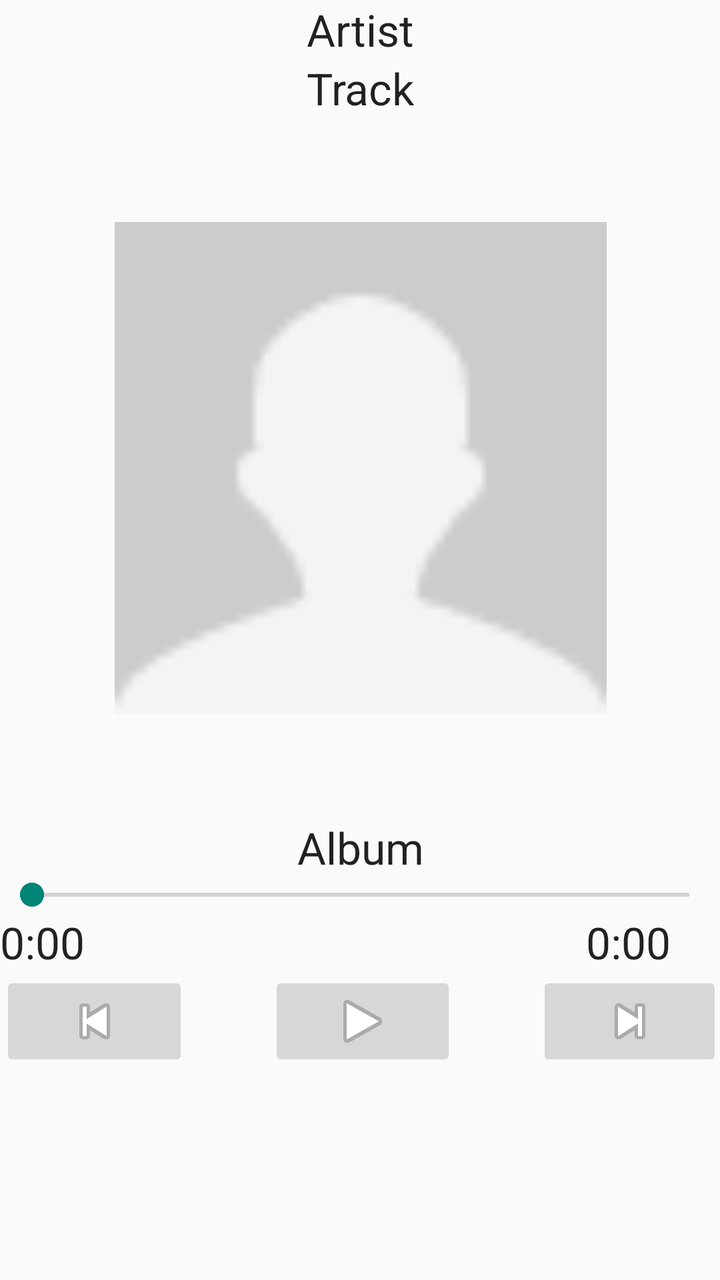
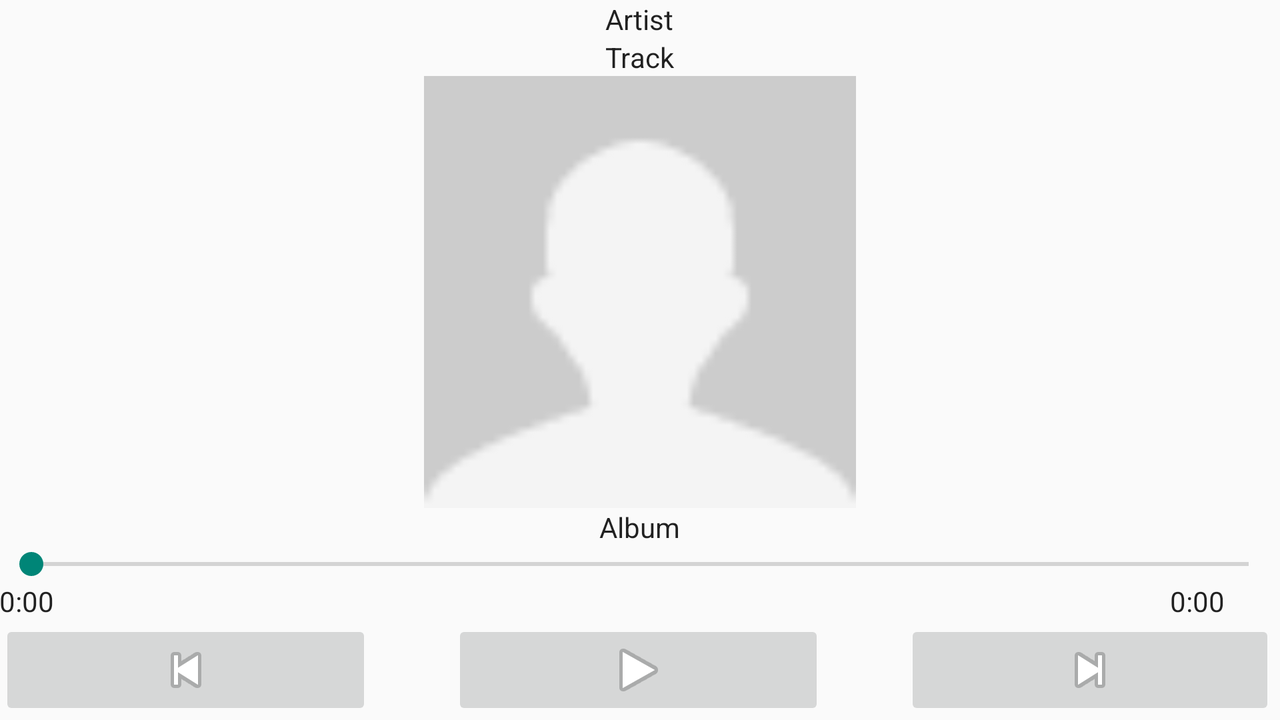

The same Android screen from two of the app's own layout files: first res/layout/ as a phone draws it, then the repository's variant for another configuration, drawn on a device whose configuration selects that folder. Both files follow.
<!-- AndroidManifest.xml: application theme AppTheme -->
<!-- res/layout/activity_player.xml -->
<FrameLayout xmlns:android="http://schemas.android.com/apk/res/android"
    xmlns:tools="http://schemas.android.com/tools" android:layout_width="match_parent"
    android:layout_height="match_parent" android:paddingLeft="@dimen/activity_horizontal_margin"
    android:paddingRight="@dimen/activity_horizontal_margin"
    android:paddingTop="@dimen/activity_vertical_margin"
    android:paddingBottom="@dimen/activity_vertical_margin"
    tools:context="com.example.work.spotifystreamerstage1.PlayerActivity">

    <LinearLayout
        android:orientation="vertical"
        android:layout_width="fill_parent"
        android:layout_height="fill_parent"
        android:layout_row="0"
        android:layout_column="0"
        android:weightSum="1"
        android:id="@+id/linearLayout"
        android:minHeight="275dp"
        android:minWidth="275dp"
        android:measureWithLargestChild="false"
        android:layout_alignParentStart="true"
        android:layout_alignParentEnd="true">

        <TextView
            android:layout_width="wrap_content"
            android:layout_height="wrap_content"
            android:textAppearance="?android:attr/textAppearanceLarge"
            android:text="Artist"
            android:id="@+id/textViewPlayerArtist"
            android:layout_gravity="center_horizontal" />

        <TextView
            android:layout_width="wrap_content"
            android:layout_height="wrap_content"
            android:textAppearance="?android:attr/textAppearanceLarge"
            android:text="Track"
            android:id="@+id/textViewPlayerTrack"
            android:layout_gravity="center_horizontal" />

        <ImageView
            android:layout_width="wrap_content"
            android:layout_height="wrap_content"
            android:id="@+id/imageViewPlayerArt"
            android:src="@drawable/ghost"
            android:layout_gravity="center"
            android:scaleType="fitCenter"
            android:maxHeight="246dp"
            android:maxWidth="246dp"
            android:minHeight="246dp"
            android:minWidth="246dp"
            android:nestedScrollingEnabled="false"
            android:layout_weight="0.5" />

        <TextView
            android:layout_width="wrap_content"
            android:layout_height="wrap_content"
            android:textAppearance="?android:attr/textAppearanceLarge"
            android:text="Album"
            android:id="@+id/textViewPlayerAlbum"
            android:layout_gravity="center_horizontal" />

        <SeekBar
            android:layout_width="fill_parent"
            android:layout_height="wrap_content"
            android:id="@+id/seekBarPlayer" />

        <LinearLayout
            android:orientation="horizontal"
            android:layout_width="fill_parent"
            android:layout_height="wrap_content">

            <TextView
                android:layout_width="wrap_content"
                android:layout_height="wrap_content"
                android:textAppearance="?android:attr/textAppearanceLarge"
                android:text="0:00"
                android:id="@+id/textViewTrackStart"
                android:layout_alignParentLeft="true"
                android:layout_alignParentStart="true"
                android:layout_above="@+id/linearLayout2"
                android:layout_gravity="left"
                android:layout_weight="10" />

            <TextView
                android:layout_width="wrap_content"
                android:layout_height="wrap_content"
                android:textAppearance="?android:attr/textAppearanceLarge"
                android:text="0:00"
                android:id="@+id/textViewTrackEnd"
                android:layout_below="@+id/linearLayout"
                android:layout_alignRight="@+id/linearLayout"
                android:layout_alignEnd="@+id/linearLayout"
                android:gravity="top"
                android:layout_weight="1" />

        </LinearLayout>

        <LinearLayout
            android:orientation="horizontal"
            android:layout_width="fill_parent"
            android:layout_height="50dp"
            android:layout_row="1"
            android:layout_column="0"
            android:layout_alignParentRight="true"
            android:layout_alignParentEnd="true"
            android:weightSum="1"
            android:gravity="bottom"
            android:layout_above="@+id/textViewTrackEnd"
            android:id="@+id/linearLayout2">

            <ImageButton
                android:layout_width="106dp"
                android:layout_height="wrap_content"
                android:id="@+id/imageButtonTrackPrev"
                android:layout_gravity="center_vertical"
                android:src="@android:drawable/ic_media_previous"
                android:onClick="onClick"
                android:scaleType="center"
                android:maxHeight="32dp"
                android:maxWidth="32dp"
                android:longClickable="false"
                android:layout_weight="0.33" />

            <ImageButton
                android:layout_width="106dp"
                android:layout_height="wrap_content"
                android:id="@+id/imageButtonTrackPlay"
                android:layout_gravity="center_vertical"
                android:layout_marginLeft="40dp"
                android:src="@android:drawable/ic_media_play"
                android:onClick="onClick"
                android:scaleType="center"
                android:layout_weight="0.33" />

            <ImageButton
                android:layout_width="105dp"
                android:layout_height="wrap_content"
                android:id="@+id/imageButtonTrackNext"
                android:layout_gravity="center_vertical"
                android:layout_marginLeft="40dp"
                android:src="@android:drawable/ic_media_next"
                android:onClick="onClick"
                android:scaleType="center"
                android:layout_weight="0.33" />
        </LinearLayout>

    </LinearLayout>

</FrameLayout>
<!-- resources referenced by this layout -->
<resources>
  <!-- drawable ghost: png bitmap (drawable, 328 bytes) -->
  <style name="AppTheme" parent="Theme.AppCompat.Light.DarkActionBar">
          
      </style>
</resources>
<!-- res/layout-land/activity_player.xml (the repository's variant of the layout above) -->
<!-- drawn on the phone turned sideways -->
<RelativeLayout xmlns:android="http://schemas.android.com/apk/res/android"
    xmlns:tools="http://schemas.android.com/tools" android:layout_width="match_parent"
    android:layout_height="match_parent" android:paddingLeft="@dimen/activity_horizontal_margin"
    android:paddingRight="@dimen/activity_horizontal_margin"
    android:paddingTop="@dimen/activity_vertical_margin"
    android:paddingBottom="@dimen/activity_vertical_margin"
    tools:context="com.example.work.spotifystreamerstage1.PlayerActivity">

    <LinearLayout
        android:orientation="vertical"
        android:layout_width="wrap_content"
        android:layout_height="wrap_content"
        android:layout_row="0"
        android:layout_column="0"
        android:weightSum="1"
        android:id="@+id/linearLayout"
        android:minHeight="275dp"
        android:minWidth="275dp"
        android:measureWithLargestChild="false"
        android:layout_alignParentLeft="true"
        android:layout_alignParentStart="true"
        android:layout_alignParentRight="true"
        android:layout_alignParentEnd="true"
        android:layout_alignParentBottom="true">

        <TextView
            android:layout_width="wrap_content"
            android:layout_height="wrap_content"
            android:textAppearance="@android:style/TextAppearance.DeviceDefault"
            android:text="Artist"
            android:id="@+id/textViewPlayerArtist"
            android:layout_gravity="center_horizontal" />

        <TextView
            android:layout_width="wrap_content"
            android:layout_height="wrap_content"
            android:text="Track"
            android:id="@+id/textViewPlayerTrack"
            android:layout_gravity="center_horizontal"
            android:textAppearance="@android:style/TextAppearance.DeviceDefault" />

        <ImageView
            android:layout_width="246dp"
            android:layout_height="246dp"
            android:id="@+id/imageViewPlayerArt"
            android:src="@drawable/ghost"
            android:layout_gravity="center"
            android:scaleType="fitCenter"
            android:nestedScrollingEnabled="false"
            android:layout_weight="1" />

        <TextView
            android:layout_width="wrap_content"
            android:layout_height="wrap_content"
            android:text="Album"
            android:id="@+id/textViewPlayerAlbum"
            android:layout_gravity="center_horizontal"
            android:layout_weight="4"
            android:textAppearance="@android:style/TextAppearance.DeviceDefault" />

        <SeekBar
            android:layout_width="fill_parent"
            android:layout_height="match_parent"
            android:id="@+id/seekBarPlayer" />

        <LinearLayout
            android:orientation="horizontal"
            android:layout_width="fill_parent"
            android:layout_height="fill_parent">

            <TextView
                android:layout_width="wrap_content"
                android:layout_height="wrap_content"
                android:text="0:00"
                android:id="@+id/textViewTrackStart"
                android:layout_alignParentLeft="true"
                android:layout_alignParentStart="true"
                android:layout_above="@+id/linearLayout2"
                android:layout_gravity="left"
                android:layout_weight="20"
                android:textAppearance="@android:style/TextAppearance.DeviceDefault" />

            <TextView
                android:layout_width="wrap_content"
                android:layout_height="wrap_content"
                android:text="0:00"
                android:id="@+id/textViewTrackEnd"
                android:layout_below="@+id/linearLayout"
                android:layout_alignRight="@+id/linearLayout"
                android:layout_alignEnd="@+id/linearLayout"
                android:gravity="top"
                android:layout_weight="1"
                android:textAppearance="@android:style/TextAppearance.DeviceDefault" />
        </LinearLayout>

        <LinearLayout
            android:orientation="horizontal"
            android:layout_width="fill_parent"
            android:layout_height="50dp"
            android:layout_row="1"
            android:layout_column="0"
            android:layout_alignParentRight="true"
            android:layout_alignParentEnd="true"
            android:weightSum="1"
            android:gravity="bottom"
            android:layout_above="@+id/textViewTrackEnd"
            android:id="@+id/linearLayout2"
            android:layout_weight="1">

            <ImageButton
                android:layout_width="106dp"
                android:layout_height="wrap_content"
                android:id="@+id/imageButtonTrackPrev"
                android:layout_gravity="center_vertical"
                android:src="@android:drawable/ic_media_previous"
                android:onClick="onClick"
                android:scaleType="center"
                android:maxHeight="32dp"
                android:maxWidth="32dp"
                android:longClickable="false"
                android:layout_weight="0.33" />

            <ImageButton
                android:layout_width="106dp"
                android:layout_height="wrap_content"
                android:id="@+id/imageButtonTrackPlay"
                android:layout_gravity="center_vertical"
                android:layout_marginLeft="40dp"
                android:src="@android:drawable/ic_media_play"
                android:onClick="onClick"
                android:scaleType="center"
                android:layout_weight="0.33" />

            <ImageButton
                android:layout_width="105dp"
                android:layout_height="wrap_content"
                android:id="@+id/imageButtonTrackNext"
                android:layout_gravity="center_vertical"
                android:layout_marginLeft="40dp"
                android:src="@android:drawable/ic_media_next"
                android:onClick="onClick"
                android:scaleType="center"
                android:layout_weight="0.33" />
        </LinearLayout>

    </LinearLayout>

</RelativeLayout>
